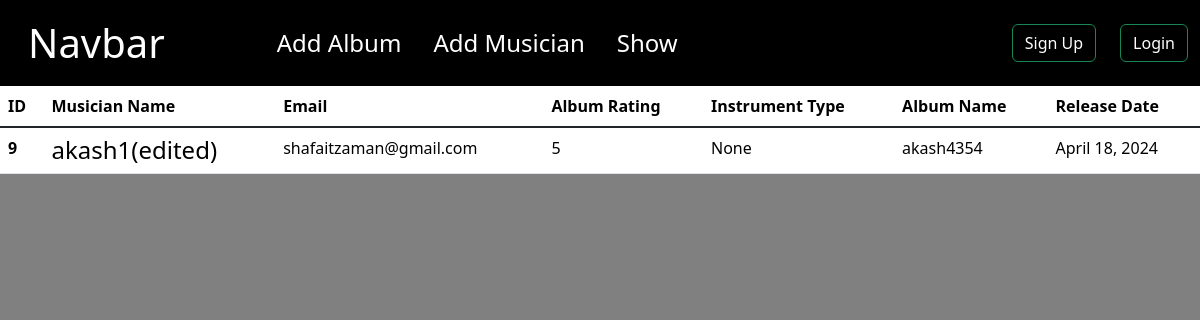
Before: /show/ with the older database file.
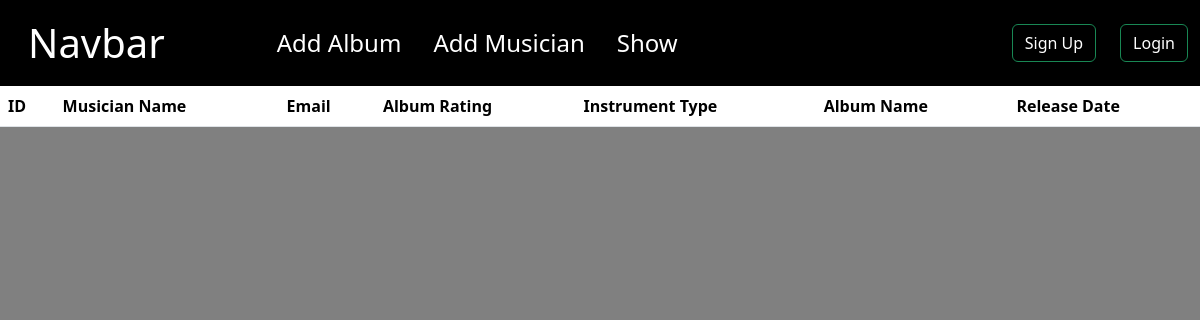
After: the same page with the newer database file.
### album/models.py (models this page shows)
class albums(models.Model):
    choice = [
        ("1", "1"),
        ("2", "2"),
        ("3", "3"),
        ("4", "4"),
        ("5", "5"),
    ]
    album_name = models.CharField(max_length=20)
    release_date = models.DateField()
    rating = models.CharField(choices=choice, max_length=50, default=True)
    musician = models.ForeignKey(musicians, on_delete=models.CASCADE)
    def __str__(self) -> str:
        return f"{self.album_name}"

### musician/models.py (models this page shows, shortened)
class musicians(models.Model):
    first_name = models.CharField(max_length=50)
    last_name = models.CharField(max_length=50)
    email = models.EmailField()
    phone_number = models.IntegerField()
    instrument_type = models.TextField(max_length=50, null=True, blank=True)

### show_detail/views.py (the view)
# urls.py: path("", index, name="add_musician"),
def index(request):
    data = albums.objects.all()
    print(data)
    return render(
        request,
        "show_detail/index.html",
        {"data": data, "logged": request.user.is_authenticated},
    )

### show_detail/templates/show_detail/index.html (shortened to what this page needs)
{% extends "base.html" %}
{% load static %}
{% block log %}
{{block.super}}
{% if logged %}
<a href="{% url 'logout' %}" class="btn btn-outline-danger text-white" type="submit">Logout</a>
{% else %}
<a href="{% url 'login' %}" class="btn btn-outline-success text-white" type="submit">Login</a>
{% endif %}
{% endblock log %}
{% block content %}
<section>
    <table class="table">
        <thead>
            <tr>
                <th scope="col">ID</th>
                <th scope="col">Musician Name</th>
                <th scope="col">Email</th>
                <th scope="col">Album Rating</th>
                <th scope="col">Instrument Type</th>
                <th scope="col">Album Name</th>
                <th scope="col">Release Date</th>
            </tr>
        </thead>
        <tbody class="table-group-divider">
            {% for i in data %}
            <tr>
                <th scope="row">{{i.id}}</th>
                <td><a class="h4 text-decoration-none"
                        href="{% url "edit_musician" i.musician.id %}">{{i.musician.first_name}}</a></td>
                <td>{{i.musician.email}}</td>
                <td>{{i.rating}}</td>
                <td>{{i.instrument_type|default:"None"}}</td>
                <td>{{i.album_name}}</td>
                <td>{{i.release_date}}</td>
            </tr>
            {% endfor %}
        </tbody>
    </table>
</section>
{% endblock content %}

### templates/base.html (shortened to what this page needs)
<!DOCTYPE html>
<html lang="en">
<head>
    <link href="https://cdn.jsdelivr.net/npm/bootstrap@5.3.2/dist/css/bootstrap.min.css" rel="stylesheet"
        ntegrity="sha384-T3c6CoIi6uLrA9TneNEoa7RxnatzjcDSCmG1MXxSR1GAsXEV/Dwwykc2MPK8M2HN">
    <link rel="stylesheet" href="https://cdnjs.cloudflare.com/ajax/libs/font-awesome/6.5.1/css/all.min.css"
 />
</head>
<body>
    <nav class="navbar navbar-expand-lg bg-black">
        <div class="container-fluid">
            <a class="navbar-brand fs-1 mx-3 me-5 text-white" href="">Navbar</a>
            <div class="collapse navbar-collapse fs-4" id="navbarNavAltMarkup">
                <div class="navbar-nav ms-5">
                    <a class="nav-link active mx-2 text-white" aria-current="page" href="{% url 'add_album' %}">Add
                        Album</a>
                    <a class="nav-link mx-2 text-white" href="{% url "add_musician" %}">Add Musician</a>
                    <a class="nav-link mx-2 text-white" href="{% url "show" %}">Show</a>
                </div>
            </div>
            {% block log %}
            <a href="{% url 'signup' %}" class="btn btn-outline-success mx-4 text-white">Sign Up</a>
            {% endblock log %}
        </div>
    </nav>
    {% block content %}{% endblock content %}
</body>
</html>

### templates/base.html (style rules this page uses)
body { background-color: gray; }

Changed rows visible on the page:
removed albums: id "9", musician.first_name "akash1(edited)", musician.email "shafaitzaman@gmail.com", rating "5", instrument_type "None", album_name "akash4354", release_date "April 18, 2024"
